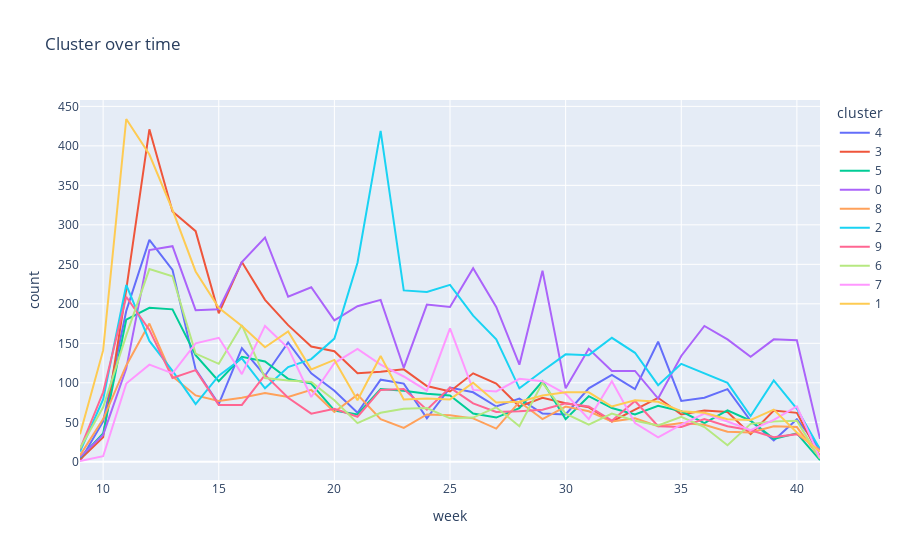

Notebook cell for this chart:
### Code cell
import plotly.express as px
# for i in df_value_counts.cluster.unique()[1:]:
fig = px.line(df_value_counts[df_value_counts.cluster != -1].sort_values(['week']), x="week", y="count", color='cluster', title='Cluster over time')
fig.show()

### Figure 1 — Plotly figure (JSON) as saved in the notebook; plotly's stock layout.template omitted (floating-point values rounded to 4 significant figures)
{"data": [{"hovertemplate": "cluster=4<br>week=%{x}<br>count=%{y}<extra></extra>", "legendgroup": "4", "line": {"color": "#636efa", "dash": "solid"}, "marker": {"symbol": "circle"}, "mode": "lines", "name": "4", "orientation": "v", "showlegend": true, "type": "scatter", "x": [9, 10, 11, 12, 13, 14, 15, 16, 17, 18, 19, 20, 21, 22, 23, 24, 25, 26, 27, 28, 29, 30, 31, 32, 33, 34, 35, 36, 37, 38, 39, 40, 41], "xaxis": "x", "y": [1, 51, 191, 281, 243, 117, 73, 144, 109, 151, 112, 90, 62, 104, 99, 55, 94, 88, 70, 80, 61, 60, 93, 110, 92, 152, 77, 81, 92, 52, 27, 54, 16], "yaxis": "y"}, {"hovertemplate": "cluster=3<br>week=%{x}<br>count=%{y}<extra></extra>", "legendgroup": "3", "line": {"color": "#EF553B", "dash": "solid"}, "marker": {"symbol": "circle"}, "mode": "lines", "name": "3", "orientation": "v", "showlegend": true, "type": "scatter", "x": [9, 10, 11, 12, 13, 14, 15, 16, 17, 18, 19, 20, 21, 22, 23, 24, 25, 26, 27, 28, 29, 30, 31, 32, 33, 34, 35, 36, 37, 38, 39, 40, 41], "xaxis": "x", "y": [3, 31, 218, 421, 317, 292, 188, 253, 205, 173, 146, 140, 112, 114, 117, 96, 89, 112, 99, 70, 81, 74, 69, 51, 66, 81, 60, 65, 63, 35, 65, 62, 7], "yaxis": "y"}, {"hovertemplate": "cluster=5<br>week=%{x}<br>count=%{y}<extra></extra>", "legendgroup": "5", "line": {"color": "#00cc96", "dash": "solid"}, "marker": {"symbol": "circle"}, "mode": "lines", "name": "5", "orientation": "v", "showlegend": true, "type": "scatter", "x": [9, 10, 11, 12, 13, 14, 15, 16, 17, 18, 19, 20, 21, 22, 23, 24, 25, 26, 27, 28, 29, 30, 31, 32, 33, 34, 35, 36, 37, 38, 39, 40, 41], "xaxis": "x", "y": [5, 36, 180, 195, 193, 135, 102, 133, 127, 105, 99, 65, 60, 92, 90, 86, 84, 61, 56, 68, 102, 54, 83, 68, 60, 71, 64, 49, 65, 52, 29, 36, 2], "yaxis": "y"}, {"hovertemplate": "cluster=0<br>week=%{x}<br>count=%{y}<extra></extra>", "legendgroup": "0", "line": {"color": "#ab63fa", "dash": "solid"}, "marker": {"symbol": "circle"}, "mode": "lines", "name": "0", "orientation": "v", "showlegend": true, "type": "scatter", "x": [9, 10, 11, 12, 13, 14, 15, 16, 17, 18, 19, 20, 21, 22, 23, 24, 25, 26, 27, 28, 29, 30, 31, 32, 33, 34, 35, 36, 37, 38, 39, 40, 41], "xaxis": "x", "y": [6, 34, 118, 268, 273, 192, 193, 253, 284, 209, 221, 179, 197, 205, 119, 199, 196, 245, 196, 123, 242, 93, 143, 115, 115, 80, 134, 172, 155, 133, 155, 154, 29], "yaxis": "y"}, {"hovertemplate": "cluster=8<br>week=%{x}<br>count=%{y}<extra></extra>", "legendgroup": "8", "line": {"color": "#FFA15A", "dash": "solid"}, "marker": {"symbol": "circle"}, "mode": "lines", "name": "8", "orientation": "v", "showlegend": true, "type": "scatter", "x": [9, 10, 11, 12, 13, 14, 15, 16, 17, 18, 19, 20, 21, 22, 23, 24, 25, 26, 27, 28, 29, 30, 31, 32, 33, 34, 35, 36, 37, 38, 39, 40, 41], "xaxis": "x", "y": [8, 54, 122, 175, 108, 84, 77, 81, 87, 82, 91, 63, 85, 54, 43, 60, 59, 55, 42, 76, 54, 70, 64, 51, 55, 45, 49, 47, 38, 37, 45, 44, 5], "yaxis": "y"}, {"hovertemplate": "cluster=2<br>week=%{x}<br>count=%{y}<extra></extra>", "legendgroup": "2", "line": {"color": "#19d3f3", "dash": "solid"}, "marker": {"symbol": "circle"}, "mode": "lines", "name": "2", "orientation": "v", "showlegend": true, "type": "scatter", "x": [9, 10, 11, 12, 13, 14, 15, 16, 17, 18, 19, 20, 21, 22, 23, 24, 25, 26, 27, 28, 29, 30, 31, 32, 33, 34, 35, 36, 37, 38, 39, 40, 41], "xaxis": "x", "y": [13, 79, 224, 153, 115, 73, 109, 131, 93, 120, 130, 156, 252, 419, 217, 215, 224, 185, 155, 93, 115, 136, 135, 157, 138, 97, 124, 112, 100, 58, 103, 67, 16], "yaxis": "y"}, {"hovertemplate": "cluster=9<br>week=%{x}<br>count=%{y}<extra></extra>", "legendgroup": "9", "line": {"color": "#FF6692", "dash": "solid"}, "marker": {"symbol": "circle"}, "mode": "lines", "name": "9", "orientation": "v", "showlegend": true, "type": "scatter", "x": [9, 10, 11, 12, 13, 14, 15, 16, 17, 18, 19, 20, 21, 22, 23, 24, 25, 26, 27, 28, 29, 30, 31, 32, 33, 34, 35, 36, 37, 38, 39, 40, 41], "xaxis": "x", "y": [16, 88, 209, 167, 106, 116, 72, 72, 110, 81, 61, 67, 57, 91, 92, 66, 94, 74, 63, 64, 66, 74, 70, 52, 77, 45, 44, 54, 45, 40, 31, 35, 15], "yaxis": "y"}, {"hovertemplate": "cluster=6<br>week=%{x}<br>count=%{y}<extra></extra>", "legendgroup": "6", "line": {"color": "#B6E880", "dash": "solid"}, "marker": {"symbol": "circle"}, "mode": "lines", "name": "6", "orientation": "v", "showlegend": true, "type": "scatter", "x": [9, 10, 11, 12, 13, 14, 15, 16, 17, 18, 19, 20, 21, 22, 23, 24, 25, 26, 27, 28, 29, 30, 31, 32, 33, 34, 35, 36, 37, 38, 39, 40, 41], "xaxis": "x", "y": [17, 69, 160, 244, 235, 137, 124, 173, 106, 103, 101, 78, 49, 62, 67, 68, 55, 56, 69, 45, 100, 61, 47, 61, 52, 46, 57, 44, 21, 48, 51, 52, 4], "yaxis": "y"}, {"hovertemplate": "cluster=7<br>week=%{x}<br>count=%{y}<extra></extra>", "legendgroup": "7", "line": {"color": "#FF97FF", "dash": "solid"}, "marker": {"symbol": "circle"}, "mode": "lines", "name": "7", "orientation": "v", "showlegend": true, "type": "scatter", "x": [9, 10, 11, 12, 13, 14, 15, 16, 17, 18, 19, 20, 21, 22, 23, 24, 25, 26, 27, 28, 29, 30, 31, 32, 33, 34, 35, 36, 37, 38, 39, 40, 41], "xaxis": "x", "y": [1, 7, 99, 123, 112, 150, 157, 111, 172, 144, 82, 125, 143, 123, 108, 90, 169, 91, 89, 105, 102, 86, 54, 102, 49, 31, 47, 61, 51, 40, 53, 70, 5], "yaxis": "y"}, {"hovertemplate": "cluster=1<br>week=%{x}<br>count=%{y}<extra></extra>", "legendgroup": "1", "line": {"color": "#FECB52", "dash": "solid"}, "marker": {"symbol": "circle"}, "mode": "lines", "name": "1", "orientation": "v", "showlegend": true, "type": "scatter", "x": [9, 10, 11, 12, 13, 14, 15, 16, 17, 18, 19, 20, 21, 22, 23, 24, 25, 26, 27, 28, 29, 30, 31, 32, 33, 34, 35, 36, 37, 38, 39, 40, 41], "xaxis": "x", "y": [35, 141, 434, 389, 319, 241, 195, 172, 145, 165, 117, 129, 78, 134, 79, 80, 79, 100, 75, 76, 84, 88, 88, 70, 78, 76, 64, 62, 54, 53, 66, 37, 13], "yaxis": "y"}], "layout": {"legend": {"title": {"text": "cluster"}, "tracegroupgap": 0}, "title": {"text": "Cluster over time"}, "xaxis": {"anchor": "y", "domain": [0, 1], "title": {"text": "week"}}, "yaxis": {"anchor": "x", "domain": [0, 1], "title": {"text": "count"}}}}
